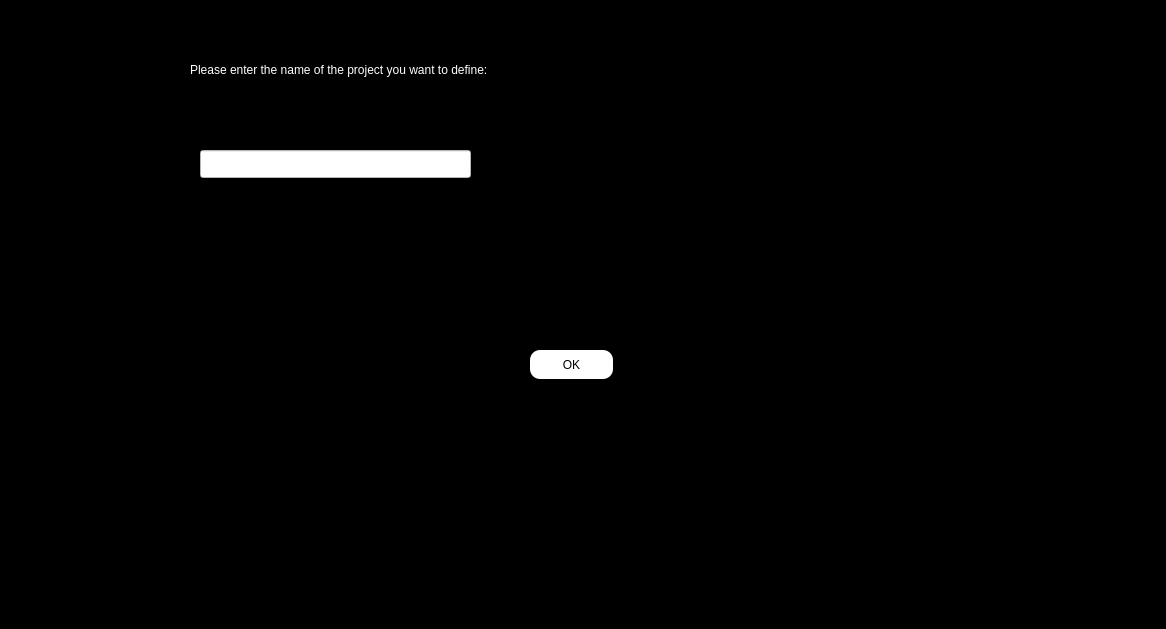
<?xml version="1.0" encoding="UTF-8"?>
<ui version="4.0">
 <class>add_project_before</class>
 <widget class="QWidget" name="add_project_before">
  <property name="geometry">
   <rect>
    <x>0</x>
    <y>0</y>
    <width>1166</width>
    <height>629</height>
   </rect>
  </property>
  <property name="windowTitle">
   <string>Form</string>
  </property>
  <property name="styleSheet">
   <string notr="true">#add_project_before
{
background-color:black;
}</string>
  </property>
  <widget class="QLabel" name="label">
   <property name="geometry">
    <rect>
     <x>190</x>
     <y>60</y>
     <width>391</width>
     <height>20</height>
    </rect>
   </property>
   <property name="styleSheet">
    <string notr="true">#label
{
color:white;
}</string>
   </property>
   <property name="text">
    <string>Please enter the name of the project you want to define:</string>
   </property>
  </widget>
  <widget class="QLineEdit" name="add_project_led">
   <property name="geometry">
    <rect>
     <x>200</x>
     <y>150</y>
     <width>271</width>
     <height>28</height>
    </rect>
   </property>
   <property name="styleSheet">
    <string notr="true">#add_project_led
{
background-color:white;
}</string>
   </property>
  </widget>
  <widget class="QPushButton" name="add_project_pbn">
   <property name="geometry">
    <rect>
     <x>530</x>
     <y>350</y>
     <width>83</width>
     <height>29</height>
    </rect>
   </property>
   <property name="styleSheet">
    <string notr="true">#add_project_pbn:hover
{
background-color:white;
order:1px solidgreen; 
}
#add_project_pbn
{
background-color:white;
border-radius:10px;
}</string>
   </property>
   <property name="text">
    <string>OK</string>
   </property>
  </widget>
 </widget>
 <resources/>
 <connections/>
</ui>
